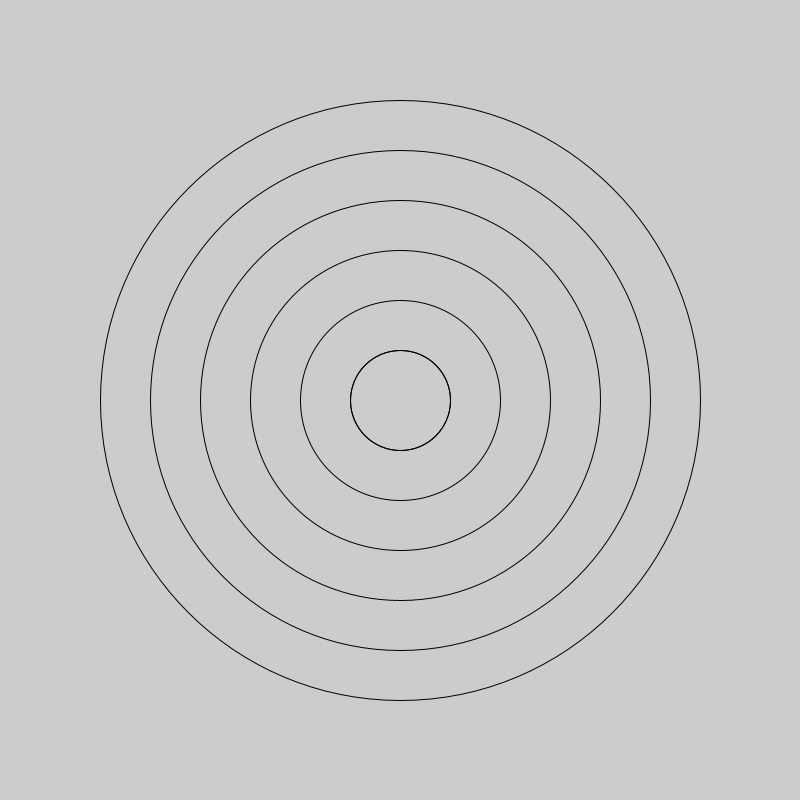
Frame 1 (no input)
Frame 60 (the mouse pressed at the canvas centre just before this capture): identical to frame 1, image omitted
Frame 120 (the mouse held since frame 60 and released just before this capture): identical to frame 1, image omitted

The Processing sketch that drew this single still picture (run headless with seeded random() and noise(); from frame 60 on, the mouse is pressed at the canvas centre):

// Processing sketch: AmazingRings
// ── AmazingRings.pde
int size = 100;
void setup(){
  size(800,800);
  for(int i=1;i<9;i++){
    noFill();
    ellipse(400,400,size,size);
    size-=100;
  }
  
}

void draw(){
  
}
